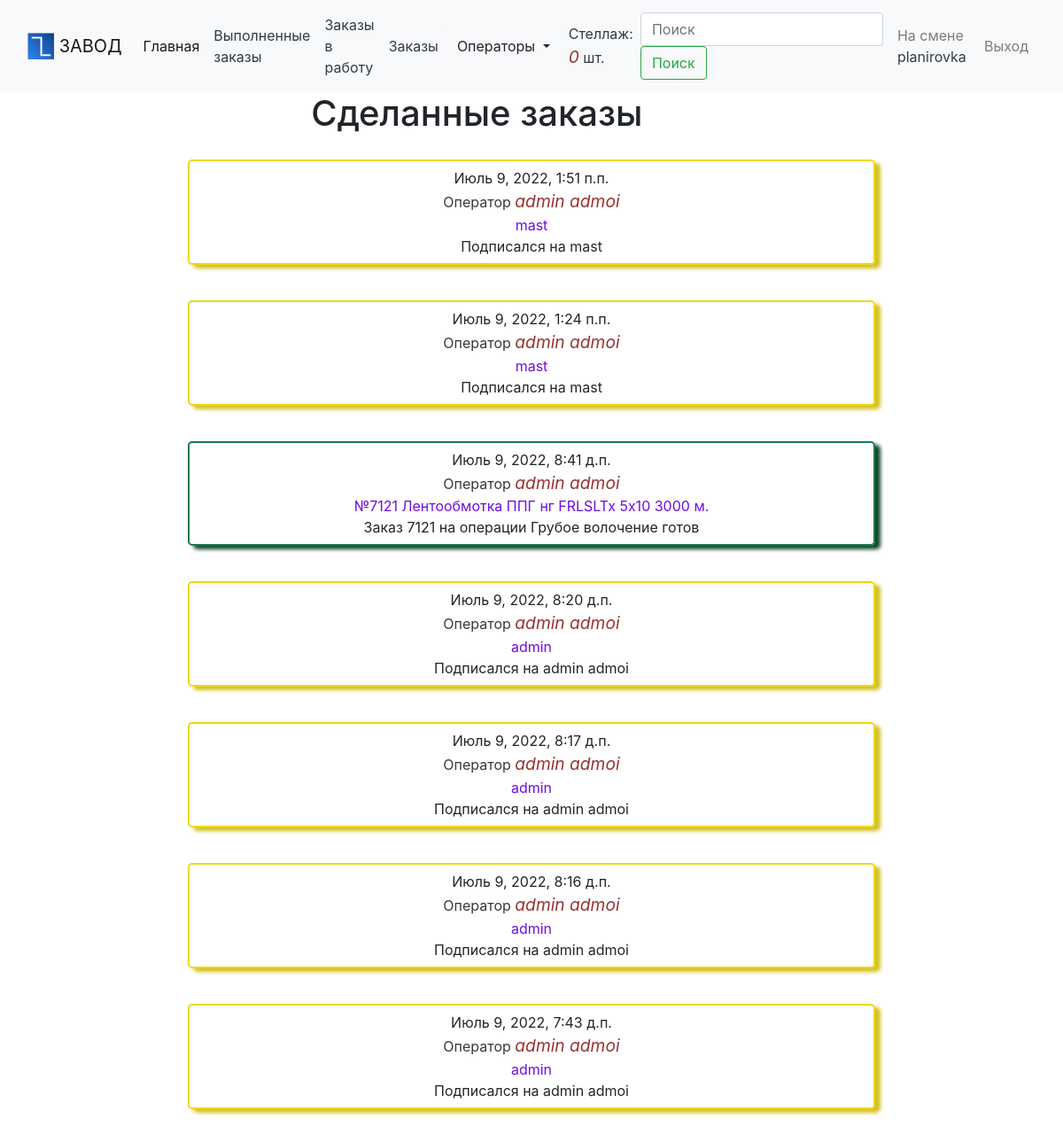
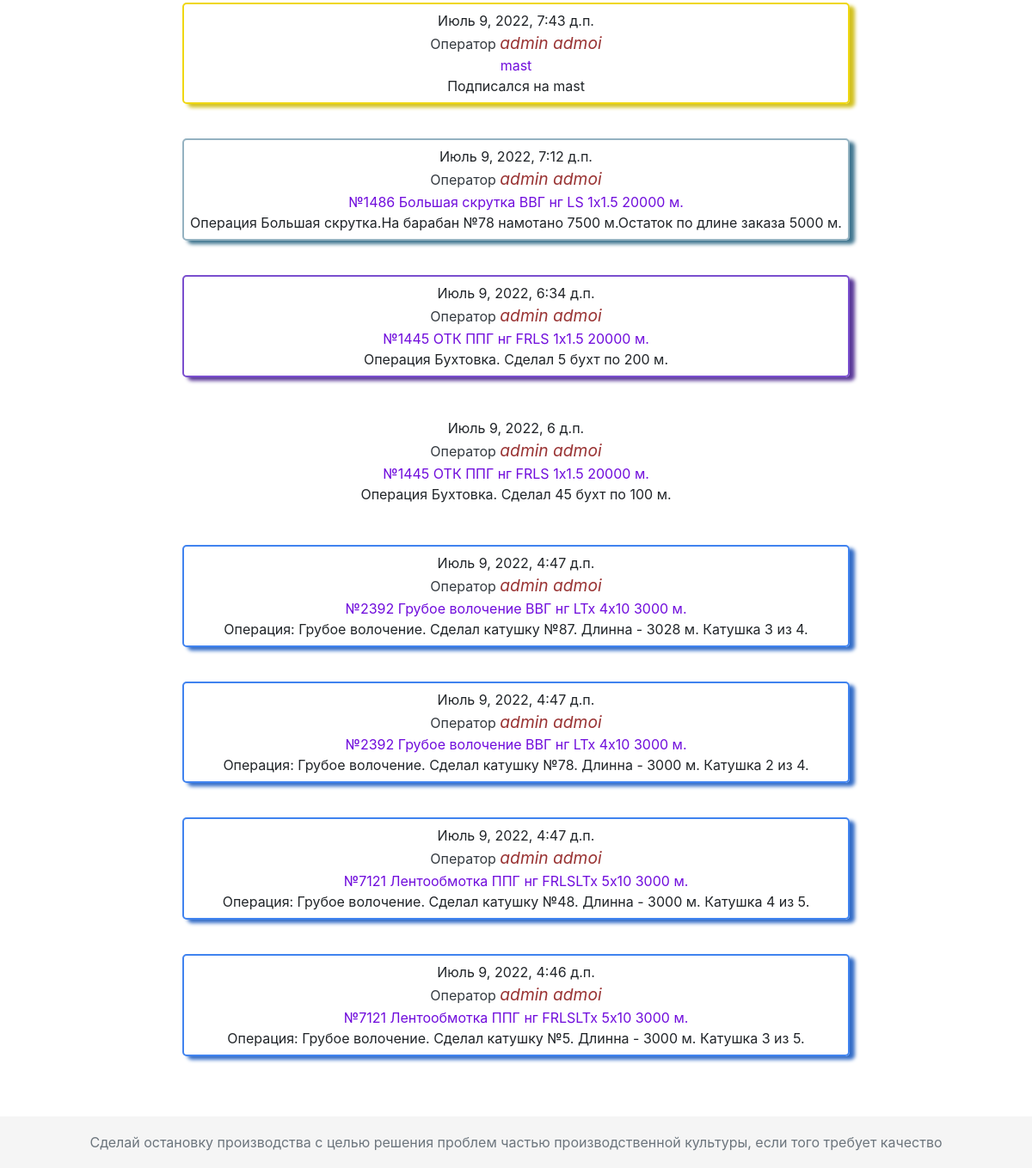
Page /manufactur/ (signed in) on the earlier database version (2 pictures, top to bottom).
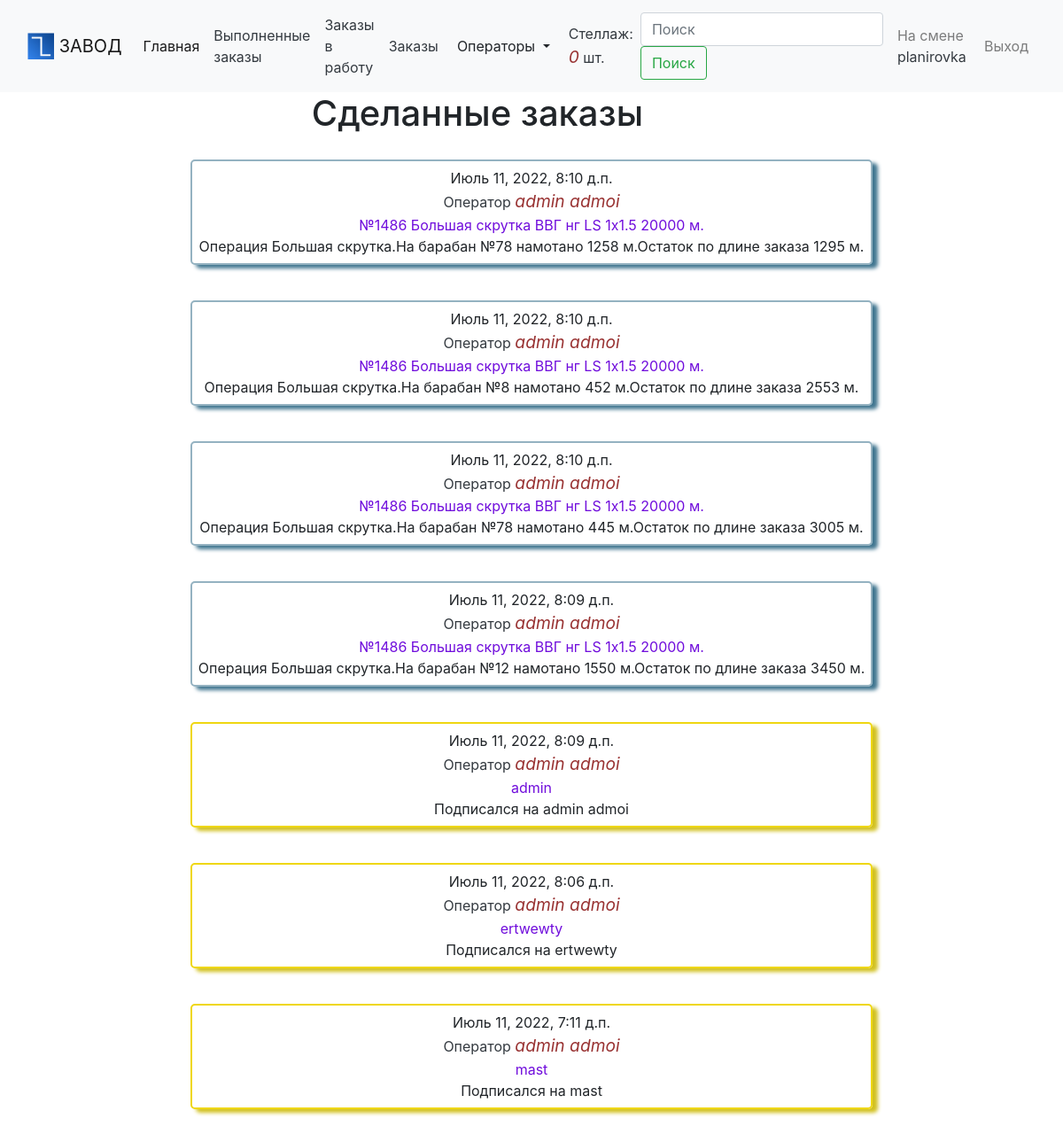
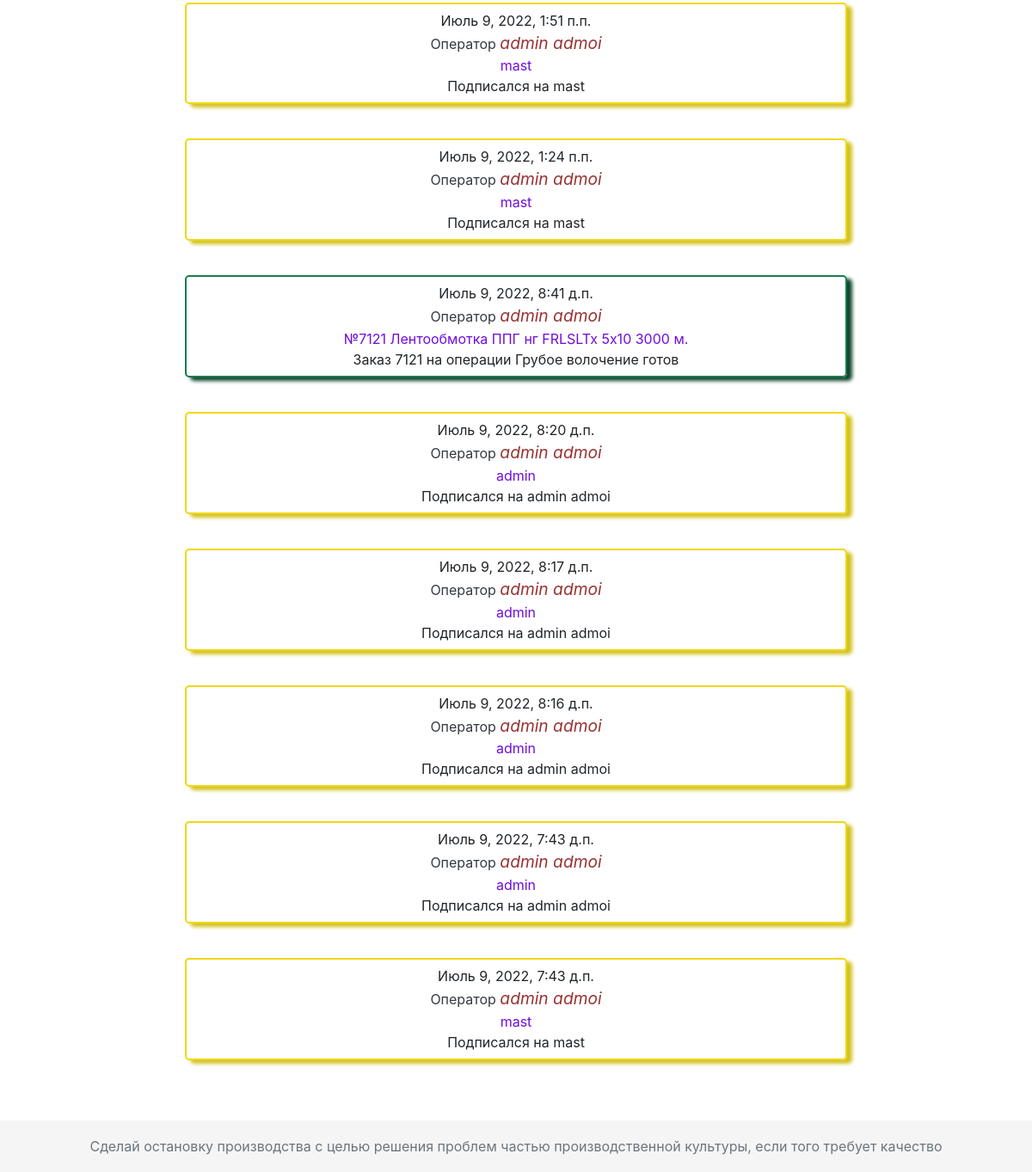
Same page on the later database version (2 pictures, top to bottom).
### actions/models.py (models this page shows)
class Actions(models.Model):
    user = models.ForeignKey(
        "manufactur.User",
        related_name="actions",
        db_index=True,
        on_delete=models.CASCADE,
    )
    verb = models.CharField(max_length=150)
    target_ct = models.ForeignKey(
        ContentType,
        blank=True,
        null=True,
        related_name="target_obj",
        on_delete=models.CASCADE,
    )
    target_id = models.PositiveIntegerField(blank=True, null=True, db_index=True)
    target = GenericForeignKey("target_ct", "target_id")
    type_target = models.CharField(max_length=10, blank=True, null=True)
    created = models.DateTimeField(auto_now_add=True, db_index=True)
    class Meta:
        ordering = ("-created",)

### manufactur/models.py (models this page shows, shortened)
class User(AbstractUser):
    TEAM = (
        (0, 0),
        (1, 1),
        (2, 2),
        (3, 3),
        (4, 4),
    )
    t_number = models.PositiveIntegerField(verbose_name="Табельный номер", default="1")
    team = models.IntegerField(choices=TEAM, default=0, verbose_name="Смена")
    is_master = models.BooleanField(verbose_name="Мастер", default=False)
    rough_drawing = models.BooleanField(verbose_name="Грубое волочение", default=False)
    fine_drawing = models.BooleanField(verbose_name="Тонкое волочение", default=False)
    frls = models.BooleanField(verbose_name="Лентообмотка", default=False)
    yl_300 = models.BooleanField(verbose_name="Автобухтовка 300", default=False)
    yl_600 = models.BooleanField(verbose_name="Автобухтовка 600", default=False)
    yl_1250 = models.BooleanField(verbose_name="Перемотка 1250", default=False)
    yl_450 = models.BooleanField(verbose_name="Ручная бухтовка 450", default=False)
    l_70 = models.BooleanField(verbose_name="Линия 70", default=False)
    l_90 = models.BooleanField(verbose_name="Линия 90", default=False)
    wild_twist = models.BooleanField(verbose_name="Маленькая скрутка", default=False)
    twist = models.BooleanField(verbose_name="Большая скрутка", default=False)
    armoring = models.BooleanField(verbose_name="Бронирование", default=False)
    packaging = models.BooleanField(verbose_name="Упаковка", default=False)
    otk = models.BooleanField(verbose_name="ОТК", default=False)
    following = models.ManyToManyField(
        "self", through="Contact", related_name="followers", symmetrical=False
    )
    def __str__(self):
        return self.first_name
    def get_absolute_url(self):
        return reverse_lazy("manufactur:user_detail", args=[self.username])
    class Meta:
        verbose_name = "Пользователь"
        verbose_name_plural = "Пользователи"

### orders/models.py (models this page shows, shortened)
class Order(models.Model):
    PLASTIC_CHOICE = [
        ("ВВГ", "ВВГ"),
        ("ППГ", "ППГ"),
    ]
    DESIGN_CHOICE = [
        ("нг", "нг"),
        ("Пнг", "Пнг"),
    ]
    PURPOSE_CHOICE = [
        ("LS", "LS"),
        ("LTx", "LTx"),
        ("FRLS", "FRLS"),
        ("FRLSLTx", "FRLSLTx"),
    ]
    CORES_CHOICE = [
        (1, 1),
        (2, 2),
        (3, 3),
        (4, 4),
        (5, 5),
    ]
    CROSSSECTION_CHOICE = [
        ("0.5", "0.5"),
        ("0.75", "0.75"),
        ("1.0", "1.0"),
        ("1.5", "1.5"),
        ("2.5", "2.5"),
        ("4.0", "4.0"),
        ("6.0", "6.0"),
        ("10", "10"),
    ]
    batch_number = models.IntegerField(
        verbose_name="Номер партии", unique=True, db_index=True
    )
    slug = models.SlugField(max_length=10, db_index=True)
    operation = models.ForeignKey(
        Operation,
        related_name="order_operation",
        on_delete=models.CASCADE,
        default="Грубое волочение",
        verbose_name="Операция",
        db_index=True,
    )
    plastic = models.CharField(
        max_length=3, verbose_name="Пластик", choices=PLASTIC_CHOICE, default="ВВГ"
    )
    design = models.CharField(
        max_length=3, verbose_name="Исполнение", choices=DESIGN_CHOICE, default="нг"
    )
    purpose = models.CharField(
        max_length=7, verbose_name="Назначение", choices=PURPOSE_CHOICE, default="LS"
    )
    cores = models.IntegerField(verbose_name="Количество жил", choices=CORES_CHOICE)
    crosssection = models.CharField(
        max_length=3, verbose_name="Поперечное сечение", choices=CROSSSECTION_CHOICE
    )
    footage = models.IntegerField(verbose_name="Метраж", default=15000)
    created = models.DateField(verbose_name="Дата добавления", auto_now_add=True)
    completion = models.DateField(verbose_name="Дата завершения")
    updated = models.DateField(verbose_name="Дата обновления", auto_now=True)
    finished = models.BooleanField(verbose_name="Готов", default=False, db_index=True)
    discard = models.BooleanField(verbose_name="Брак", default=False, db_index=True)
    in_production = models.BooleanField(
        default=False, db_index=True, verbose_name="В производстве"
    )
    class Meta:
        ordering = (
            "operation",
            "batch_number",
        )
        index_together = (("batch_number", "slug"),)
        verbose_name = "Заказ"
        verbose_name_plural = "Заказы"
    def __str__(self):
        return (
            f"№{self.batch_number} {self.operation} {self.plastic} {self.design} {self.purpose} "
            f"{self.cores}x{self.crosssection}  {self.footage} м."
        )

class Operation(models.Model):
    name = models.CharField(max_length=50, db_index=True)
    slug = models.SlugField(max_length=50, db_index=True)
    def __str__(self):
        return self.name
    class Meta:
        verbose_name = "Тех операция"
        verbose_name_plural = "Тех операции"

### manufactur/views.py (the view)
# urls.py: path("", MainView.as_view()),
class MainView(View):
    def get(self, request):
        actions = []
        if request.user.is_active:
            actions = Actions.objects.exclude(user=request.user)
            following_ids = request.user.following.values_list("id", flat=True)
            if following_ids:
                actions = actions.filter(user_id__in=following_ids)
            actions = actions.select_related("user").prefetch_related("target_ct")[:15]
        return render(request, "manufactur/user/main.html", {"actions": actions})

### shelf/context_processors.py (called while the page is built)
def shelf(request):
    return {"shelf": Shelf(request)}

### shelf/shelf.py (called while the page is built)
    def __len__(self):
        return len(self.shelf)

    def get_link(self):
        return "gruboe-volochenie"

### manufactur/templates/manufactur/user/main.html (shortened to what this page needs)
{% extends 'manufactur/base.html' %}
{% block content %}
    <h1>Сделанные заказы</h1>
    {% for action in actions %}
		{% include "actions/action_detail.html" %}
    {% endfor %}
{% endblock %}

### actions/templates/actions/action_detail.html
	{% with user=action.user type=action.type_target %}
	<div class="block_action
			{% if type == 'buhtovka' %} color_buhtovka
			{% elif type == 'iteration' %} color_iteration
			{% elif type == 'finish' %} color_finished
			{% elif type == 'follow' %} color_follow
			{% elif type == 'line_oper' %} color_line_operation
			{% endif %}">
			<time>{{ action.created }}</time>
			<a class="text-dark" href="{{ user.get_absolute_url }}">
				Оператор <i>{{ user.get_full_name }}</i>
			</a>
			{% if action.target%}
				{% with action.target as target %}
					<a class="dark" {% if type == 'follow' %} href="{{ target.get_absolute_url }}" {% else %} href="{% url 'orders:order_log' target.id %}" {% endif %}>
						{{ target }}
					</a>
				{% endwith %}
			{% endif %}
			<div>{{ action.verb }}</div>
		</div>
	{% endwith %}

Differences in the rows shown:
no longer on this page (row unchanged): Actions: created "Июль 9, 2022, 7:12 д.п.", user.get_full_name "admin admoi", target "№1486 Большая скрутка ВВГ нг LS 1x1.5 20000 м.", verb "Операция Большая скрутка.На барабан №78 намотано 7500 м.Остаток по длине заказа 5000 м.", type_target "line_oper" (drawn)
no longer on this page (row unchanged): Actions: created "Июль 9, 2022, 6:34 д.п.", user.get_full_name "admin admoi", target "№1445 ОТК ППГ нг FRLS 1x1.5 20000 м.", verb "Операция Бухтовка. Сделал 5 бухт по 200 м.", type_target "buhtovka" (drawn)
no longer on this page (row unchanged): Actions: created "Июль 9, 2022, 6 д.п.", user.get_full_name "admin admoi", target "№1445 ОТК ППГ нг FRLS 1x1.5 20000 м.", verb "Операция Бухтовка. Сделал 45 бухт по 100 м.", type_target "buhtovra" (drawn)
no longer on this page (row unchanged): Actions: created "Июль 9, 2022, 4:47 д.п.", user.get_full_name "admin admoi", target "№2392 Грубое волочение ВВГ нг LTx 4x10 3000 м.", verb "Операция: Грубое волочение. Сделал катушку №87. Длинна - 3028 м. Катушка 3 из 4.", type_target "iteration" (drawn)
no longer on this page (row unchanged): Actions: created "Июль 9, 2022, 4:47 д.п.", user.get_full_name "admin admoi", target "№2392 Грубое волочение ВВГ нг LTx 4x10 3000 м.", verb "Операция: Грубое волочение. Сделал катушку №78. Длинна - 3000 м. Катушка 2 из 4.", type_target "iteration" (drawn)
no longer on this page (row unchanged): Actions: created "Июль 9, 2022, 4:47 д.п.", user.get_full_name "admin admoi", target "№7121 Лентообмотка ППГ нг FRLSLTx 5x10 3000 м.", verb "Операция: Грубое волочение. Сделал катушку №48. Длинна - 3000 м. Катушка 4 из 5.", type_target "iteration" (drawn)
no longer on this page (row unchanged): Actions: created "Июль 9, 2022, 4:46 д.п.", user.get_full_name "admin admoi", target "№7121 Лентообмотка ППГ нг FRLSLTx 5x10 3000 м.", verb "Операция: Грубое волочение. Сделал катушку №5. Длинна - 3000 м. Катушка 3 из 5.", type_target "iteration" (drawn)
added Actions: created "Июль 11, 2022, 8:10 д.п.", user.get_full_name "admin admoi", target "№1486 Большая скрутка ВВГ нг LS 1x1.5 20000 м.", verb "Операция Большая скрутка.На барабан №78 намотано 1258 м.Остаток по длине заказа 1295 м.", type_target "line_oper" (drawn)
added Actions: created "Июль 11, 2022, 8:10 д.п.", user.get_full_name "admin admoi", target "№1486 Большая скрутка ВВГ нг LS 1x1.5 20000 м.", verb "Операция Большая скрутка.На барабан №8 намотано 452 м.Остаток по длине заказа 2553 м.", type_target "line_oper" (drawn)
added Actions: created "Июль 11, 2022, 8:10 д.п.", user.get_full_name "admin admoi", target "№1486 Большая скрутка ВВГ нг LS 1x1.5 20000 м.", verb "Операция Большая скрутка.На барабан №78 намотано 445 м.Остаток по длине заказа 3005 м.", type_target "line_oper" (drawn)
added Actions: created "Июль 11, 2022, 8:09 д.п.", user.get_full_name "admin admoi", target "№1486 Большая скрутка ВВГ нг LS 1x1.5 20000 м.", verb "Операция Большая скрутка.На барабан №12 намотано 1550 м.Остаток по длине заказа 3450 м.", type_target "line_oper" (drawn)
added Actions: created "Июль 11, 2022, 8:09 д.п.", user.get_full_name "admin admoi", target "admin", verb "Подписался на admin admoi"
added Actions: created "Июль 11, 2022, 8:06 д.п.", user.get_full_name "admin admoi", target "ertwewty", verb "Подписался на ertwewty"
added Actions: created "Июль 11, 2022, 7:11 д.п.", user.get_full_name "admin admoi", target "mast", verb "Подписался на mast"
